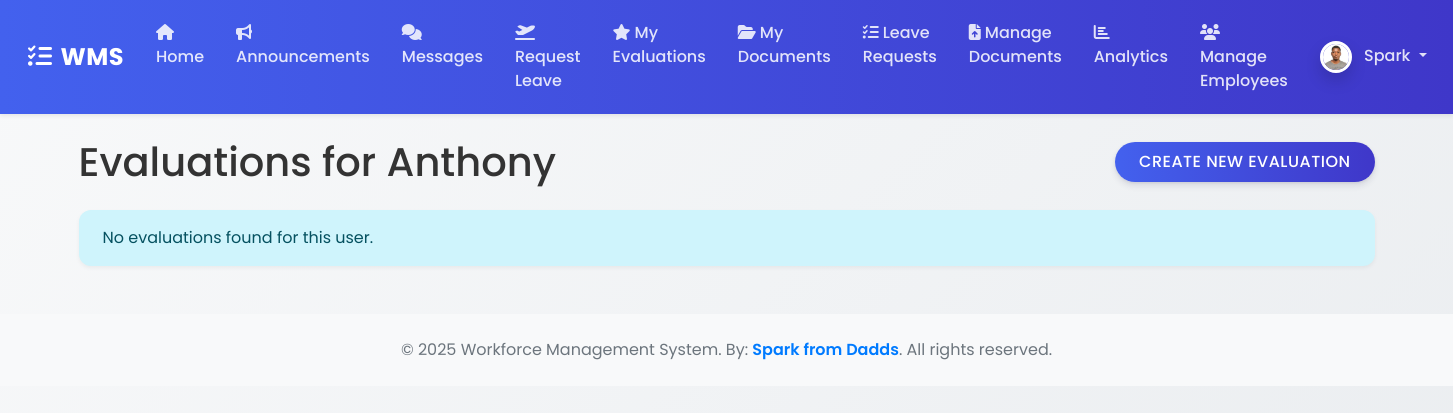
The page /evaluations/2 (signed in) on the database its author committed.
### wms/models.py (models this page shows, shortened)
class ProfilePicture(db.Model):
    id = db.Column(db.Integer, primary_key=True)
    filename = db.Column(db.String(100), nullable=False)
    upload_date = db.Column(db.DateTime, nullable=False, default=datetime.datetime.utcnow)
    user_id = db.Column(db.Integer, db.ForeignKey('user.id'), nullable=False, unique=True)

class User(UserMixin, db.Model):
    id = db.Column(db.Integer, primary_key=True)
    username = db.Column(db.String(150), unique=True, nullable=False)
    email = db.Column(db.String(150), unique=True, nullable=False)
    password_hash = db.Column(db.String(256))
    role = db.Column(db.String(50), nullable=False, default='Employee') # Roles: Admin, Manager, Employee
    profile_picture = db.relationship('ProfilePicture', backref='user', uselist=False)

### wms/routes.py (the view)
@main_bp.route("/evaluations/<int:user_id>")
@login_required
def view_evaluations(user_id):
    user = User.query.get_or_404(user_id)
    if user != current_user and current_user.role not in ['Admin', 'Manager']:
        abort(403)
    evaluations = user.evaluations_received
    ratings = [e.rating for e in evaluations]
    average_rating = sum(ratings) / len(ratings) if ratings else 0
    rating_counts = Counter(ratings)
    rating_labels = [str(i) for i in range(1, 6)]
    rating_data = [rating_counts[i] for i in range(1, 6)]
    return render_template('view_evaluations.html',
                           title='View Evaluations',
                           user=user,
                           evaluations=evaluations,
                           average_rating=f"{average_rating:.2f}",
                           rating_labels=json.dumps(rating_labels),
                           rating_data=json.dumps(rating_data))

### wms/__init__.py (called while the page is built)
def create_app():
    app = Flask(__name__)
    app.config['SECRET_KEY'] = os.environ.get('SECRET_KEY', 'a-very-secret-key-for-dev')
    app.config['SQLALCHEMY_DATABASE_URI'] = os.environ.get('DATABASE_URL', 'sqlite:///wms.db')
    app.config['SQLALCHEMY_TRACK_MODIFICATIONS'] = False
    app.config['UPLOAD_FOLDER'] = os.path.join(app.root_path, 'static/uploads')
    db.init_app(app)
    login_manager.init_app(app)
    csrf.init_app(app)
    migrate.init_app(app, db) # Initialize Migrate with app and db
    login_manager.login_view = 'main.login'
    login_manager.login_message_category = 'info'
    from wms.routes import main_bp
    app.register_blueprint(main_bp)
    with app.app_context():
        from . import models
    @login_manager.user_loader
    def load_user(user_id):
        from .models import User
        return User.query.get(int(user_id))
    return app

### wms/templates/view_evaluations.html (shortened to what this page needs)
{% extends "base.html" %}
{% block content %}
    <div class="content-section">
        <div class="d-flex justify-content-between align-items-center mb-4">
            <h1 class="mb-0">Evaluations for {{ user.username }}</h1>
            {% if current_user.role in ['Admin', 'Manager'] %}
                <a href="{{ url_for('main.new_evaluation', employee_id=user.id) }}" class="btn btn-primary">Create New Evaluation</a>
            {% endif %}
        </div>
        {% for evaluation in evaluations %}
            <div class="card mb-3">
                <div class="card-body">
                    <h5 class="card-title">Rating: {{ evaluation.rating }}/5</h5>
                    <p class="card-text">{{ evaluation.content }}</p>
                    <p class="card-text"><small class="text-muted">By {{ evaluation.author.username }} on {{ evaluation.date_created.strftime('%Y-%m-%d') }}</small></p>
                </div>
            </div>
        {% else %}
            <div class="alert alert-info">
                No evaluations found for this user.
            </div>
        {% endfor %}
    </div>
{% endblock content %}

### wms/templates/base.html (shortened to what this page needs)
<!DOCTYPE html>
<html>
<head>
    <link rel="stylesheet" href="https://cdn.jsdelivr.net/npm/bootstrap@5.1.3/dist/css/bootstrap.min.css">
    <link rel="stylesheet" href="https://cdnjs.cloudflare.com/ajax/libs/font-awesome/6.5.0/css/all.min.css">
    <link rel="stylesheet" href="{{ url_for('static', filename='css/styles.css') }}">
</head>
<body>
    <nav class="navbar navbar-expand-lg navbar-dark shadow-sm sticky-top">
        <div class="container-fluid">
            <a class="navbar-brand" href="#"><i class="fas fa-tasks me-2"></i>WMS</a>
            <div class="collapse navbar-collapse" id="navbarContent">
                <ul class="navbar-nav me-auto mb-2 mb-lg-0">
                    {% if current_user.is_authenticated %}
                        <li class="nav-item"><a class="nav-link" href="{{ url_for('main.home') }}"><i class="fas fa-home me-1"></i>Home</a></li>
                        <li class="nav-item"><a class="nav-link" href="{{ url_for('main.announcements') }}"><i class="fas fa-bullhorn me-1"></i>Announcements</a></li>
                        <li class="nav-item"><a class="nav-link" href="{{ url_for('main.messages') }}"><i class="fas fa-comments me-1"></i>Messages</a></li>
                        <li class="nav-item"><a class="nav-link" href="{{ url_for('main.new_leave_request') }}"><i class="fas fa-plane-departure me-1"></i>Request Leave</a></li>
                        <li class="nav-item"><a class="nav-link" href="{{ url_for('main.view_evaluations', user_id=current_user.id) }}"><i class="fas fa-star me-1"></i>My Evaluations</a></li>
                        <li class="nav-item"><a class="nav-link" href="{{ url_for('main.my_documents') }}"><i class="fas fa-folder-open me-1"></i>My Documents</a></li>
                        {% if current_user.role in ['Admin', 'Manager'] %}
                            <li class="nav-item"><a class="nav-link" href="{{ url_for('main.leave_requests') }}"><i class="fas fa-tasks me-1"></i>Leave Requests</a></li>
                            <li class="nav-item"><a class="nav-link" href="{{ url_for('main.documents') }}"><i class="fas fa-file-upload me-1"></i>Manage Documents</a></li>
                            <li class="nav-item"><a class="nav-link" href="{{ url_for('main.analytics') }}"><i class="fas fa-chart-bar me-1"></i>Analytics</a></li>
                            <li class="nav-item"><a class="nav-link" href="{{ url_for('main.manage_employees') }}"><i class="fas fa-users me-1"></i>Manage Employees</a></li>
                        {% endif %}
                    {% endif %}
                </ul>
                <ul class="navbar-nav">
                    {% if current_user.is_authenticated %}
                        <li class="nav-item dropdown">
                            <a class="nav-link dropdown-toggle" href="#" id="navbarDropdown" role="button" data-bs-toggle="dropdown" aria-expanded="false">
                                {% if current_user.profile_picture %}
                                    <img src="{{ url_for('static', filename='uploads/profile_pics/' + current_user.profile_picture.filename) }}"
                                         class="rounded-circle profile-picture" width="32" height="32" alt="Profile Picture">
                                {% else %}
                                    <img src="{{ url_for('static', filename='uploads/profile_pics/default.png') }}"
                                         class="rounded-circle profile-picture" width="32" height="32" alt="Default Profile Picture">
                                {% endif %}
                                <span class="ms-2">{{ current_user.username }}</span>
                            </a>
                        </li>
                    {% else %}
                        <li class="nav-item"><a class="nav-link" href="{{ url_for('main.login') }}"><i class="fas fa-sign-in-alt me-1"></i>Login</a></li>
                        <li class="nav-item"><a class="nav-link" href="{{ url_for('main.register') }}"><i class="fas fa-user-plus me-1"></i>Register</a></li>
                    {% endif %}
                </ul>
            </div>
        </div>
    </nav>
    <div class="container mt-4">
        {% block content %}{% endblock %}
    </div>
    <footer class="bg-light text-center text-muted py-4 mt-5">
  <div class="container">
    <p class="mb-0">
      © 2025 Workforce Management System. By:
      <span style="color: #007BFF; font-weight: 600;">Spark from Dadds</span>.
      All rights reserved.
    </p>
  </div>
</footer>
</body>
</html>

### wms/static/css/styles.css (style rules this page uses)
:root { --primary-color: #4361ee; --secondary-color: #3f37c9; --success-color: #4cc9f0; --info-color: #4895ef; --warning-color: #f72585; --danger-color: #e63946; --light-color: #f8f9fa; --dark-color: #212529; }
body { background: linear-gradient(135deg, #f8f9fa 0%, #e9ecef 100%); min-height: 100vh; font-family: 'Poppins', sans-serif; color: #333; }
.navbar { background: linear-gradient(90deg, var(--primary-color) 0%, var(--secondary-color) 100%) !important; padding: 0.8rem 1rem; }
.navbar-brand { font-weight: 700; letter-spacing: 0.5px; font-size: 1.5rem; color: white !important; }
.navbar-dark .navbar-nav .nav-link { color: rgba(255, 255, 255, 0.85); font-weight: 500; padding: 0.5rem 1rem; border-radius: 4px; transition: all 0.3s ease; }
.btn { border-radius: 50px; padding: 0.5rem 1.5rem; font-weight: 500; text-transform: uppercase; letter-spacing: 0.5px; transition: all 0.3s ease; box-shadow: 0 4px 6px rgba(50, 50, 93, 0.11), 0 1px 3px rgba(0, 0, 0, 0.08); }
.btn-primary { background: linear-gradient(90deg, var(--primary-color) 0%, var(--secondary-color) 100%); border: none; }
.alert { border-radius: 0.75rem; box-shadow: 0 0.125rem 0.25rem rgba(0, 0, 0, 0.05); border: none; padding: 1rem 1.5rem; }
.profile-picture { border: 3px solid white; box-shadow: 0 0.5rem 1rem rgba(0, 0, 0, 0.15); }
.container { animation: fadeIn 0.5s ease-out; }

### rows shown on the page
ProfilePicture: filename (picture)
User: username "Spark"
User: username "Anthony"
